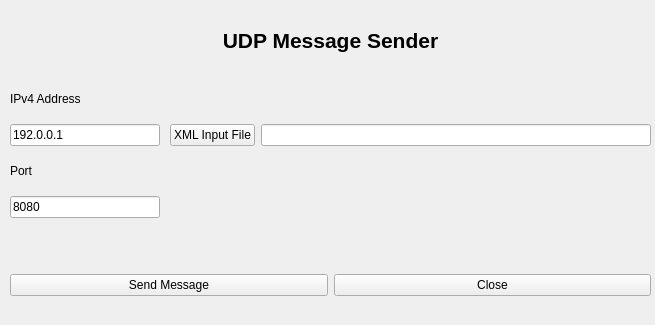
<?xml version="1.0" encoding="UTF-8"?>
<ui version="4.0">
 <class>UDPSender</class>
 <widget class="QWidget" name="UDPSender">
  <property name="geometry">
   <rect>
    <x>0</x>
    <y>0</y>
    <width>655</width>
    <height>325</height>
   </rect>
  </property>
  <property name="sizePolicy">
   <sizepolicy hsizetype="Fixed" vsizetype="Fixed">
    <horstretch>0</horstretch>
    <verstretch>0</verstretch>
   </sizepolicy>
  </property>
  <property name="maximumSize">
   <size>
    <width>655</width>
    <height>326</height>
   </size>
  </property>
  <property name="windowTitle">
   <string>Form</string>
  </property>
  <widget class="QWidget" name="horizontalLayoutWidget">
   <property name="geometry">
    <rect>
     <x>10</x>
     <y>0</y>
     <width>641</width>
     <height>81</height>
    </rect>
   </property>
   <layout class="QHBoxLayout" name="horizontalLayout">
    <item>
     <widget class="QLabel" name="Heading_label">
      <property name="text">
       <string>&lt;html&gt;&lt;head/&gt;&lt;body&gt;&lt;p align=&quot;center&quot;&gt;&lt;span style=&quot; font-size:16pt; font-weight:600;&quot;&gt;UDP Message Sender&lt;/span&gt;&lt;/p&gt;&lt;/body&gt;&lt;/html&gt;</string>
      </property>
     </widget>
    </item>
   </layout>
  </widget>
  <widget class="QWidget" name="verticalLayoutWidget">
   <property name="geometry">
    <rect>
     <x>10</x>
     <y>80</y>
     <width>207</width>
     <height>150</height>
    </rect>
   </property>
   <layout class="QVBoxLayout" name="verticalLayout">
    <item>
     <widget class="QLabel" name="label_2">
      <property name="sizePolicy">
       <sizepolicy hsizetype="Maximum" vsizetype="Maximum">
        <horstretch>0</horstretch>
        <verstretch>0</verstretch>
       </sizepolicy>
      </property>
      <property name="maximumSize">
       <size>
        <width>150</width>
        <height>20</height>
       </size>
      </property>
      <property name="text">
       <string>IPv4 Address</string>
      </property>
     </widget>
    </item>
    <item>
     <widget class="QLineEdit" name="IP">
      <property name="maximumSize">
       <size>
        <width>150</width>
        <height>16777215</height>
       </size>
      </property>
      <property name="text">
       <string>192.0.0.1</string>
      </property>
     </widget>
    </item>
    <item>
     <widget class="QLabel" name="label">
      <property name="sizePolicy">
       <sizepolicy hsizetype="Maximum" vsizetype="Maximum">
        <horstretch>0</horstretch>
        <verstretch>0</verstretch>
       </sizepolicy>
      </property>
      <property name="maximumSize">
       <size>
        <width>150</width>
        <height>20</height>
       </size>
      </property>
      <property name="text">
       <string>Port</string>
      </property>
     </widget>
    </item>
    <item>
     <widget class="QLineEdit" name="Port">
      <property name="maximumSize">
       <size>
        <width>150</width>
        <height>16777215</height>
       </size>
      </property>
      <property name="text">
       <string>8080</string>
      </property>
     </widget>
    </item>
   </layout>
  </widget>
  <widget class="QWidget" name="horizontalLayoutWidget_2">
   <property name="geometry">
    <rect>
     <x>10</x>
     <y>250</y>
     <width>641</width>
     <height>71</height>
    </rect>
   </property>
   <layout class="QHBoxLayout" name="horizontalLayout_2">
    <item>
     <widget class="QPushButton" name="Send_button">
      <property name="text">
       <string>Send Message</string>
      </property>
     </widget>
    </item>
    <item>
     <widget class="QPushButton" name="close_button">
      <property name="text">
       <string>Close</string>
      </property>
     </widget>
    </item>
   </layout>
  </widget>
  <widget class="QWidget" name="horizontalLayoutWidget_3">
   <property name="geometry">
    <rect>
     <x>170</x>
     <y>80</y>
     <width>481</width>
     <height>110</height>
    </rect>
   </property>
   <layout class="QHBoxLayout" name="horizontalLayout_4">
    <item>
     <layout class="QVBoxLayout" name="verticalLayout_4">
      <item>
       <widget class="QPushButton" name="XML_upload_button">
        <property name="text">
         <string>XML Input File</string>
        </property>
       </widget>
      </item>
     </layout>
    </item>
    <item>
     <layout class="QVBoxLayout" name="verticalLayout_5">
      <item>
       <widget class="QLineEdit" name="xml_file">
        <property name="text">
         <string/>
        </property>
       </widget>
      </item>
     </layout>
    </item>
   </layout>
  </widget>
 </widget>
 <resources/>
 <connections/>
</ui>
